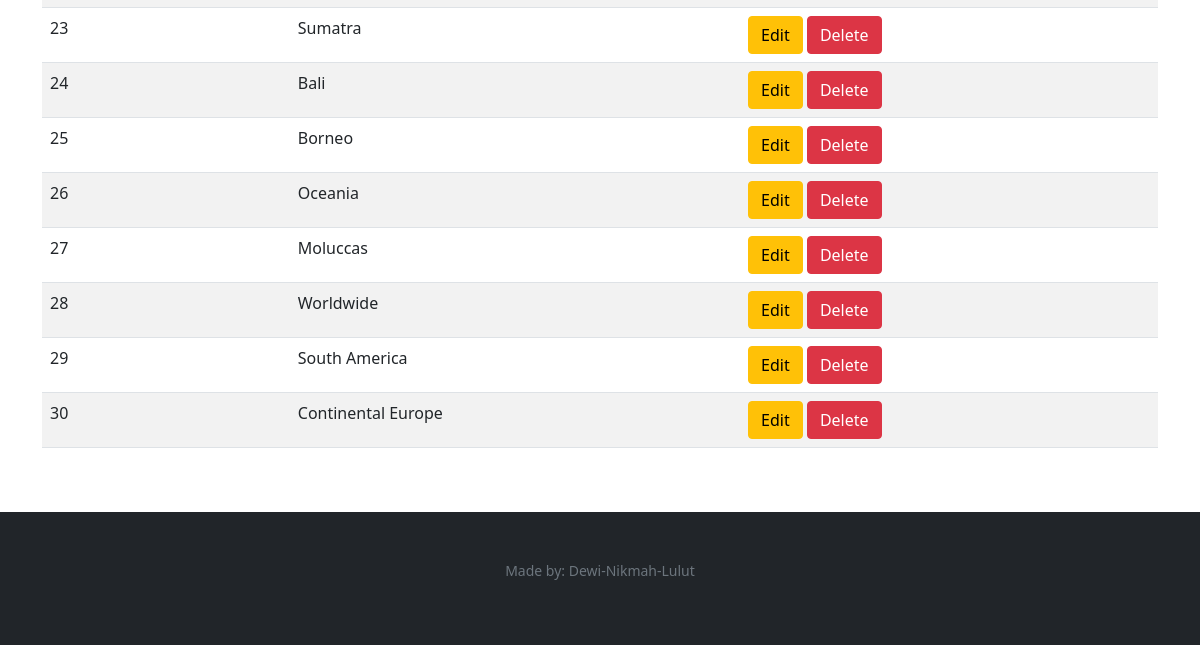
Page /admin/origins (signed in, lower part) on the earlier database version.
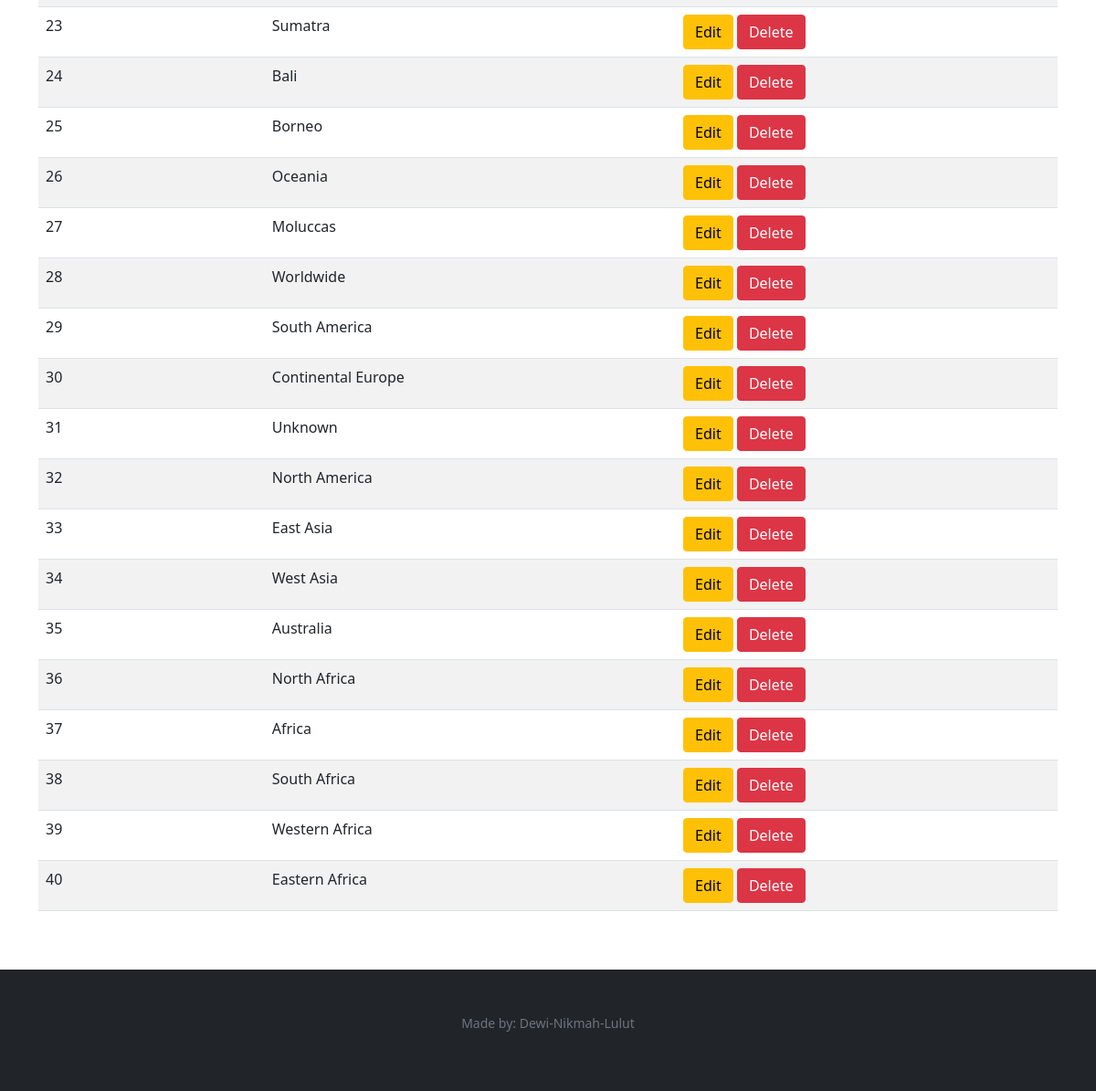
Same page on the later database version.
### tables this page shows
CREATE TABLE "origins" (
	"id"	integer NOT NULL,
	"origin"	varchar NOT NULL,
	"created_at"	datetime DEFAULT CURRENT_TIMESTAMP,
	"updated_at"	datetime DEFAULT CURRENT_TIMESTAMP,
	PRIMARY KEY("id" AUTOINCREMENT)
);

### app.py (the view, shortened to what this page needs)
@app.route("/admin/origins", methods=["GET", "POST"])
@login_admin_required
def origins():
    if request.method=="GET":
        origins = db.execute("select id, origin from origins")
        return render_template("/admin/origins.html", origins = origins)

### app.py (called while the page is built)
@app.after_request
def after_request(response):
    response.headers["Cache-Control"] = "no-cache, no-store, must-revalidate"
    response.headers["Expires"] = 0
    response.headers["Pragma"] = "no-cache"
    return response

### helpers.py (called while the page is built)
def login_admin_required(f):
    @wraps(f)
    def decorated_function(*args, **kwargs):
        if session.get("role") != 'admin':
            return redirect("/login")
        return f(*args, **kwargs)
    return decorated_function

### templates/admin/origins.html (shortened to what this page needs)
{% extends "layout_admin.html" %}
{% block main %}
<div class="container-sm mt-3">
    <table class="table table-striped table-hover">
        <tbody>
            {% for origin in origins %}
            <tr>
                <td>{{ origin["id"] }}</td>
                <td>{{ origin["origin"] }}</td>
                <td>
                    <a href="/admin/origins/{{ origin['id'] }}/edit" class="btn btn-warning">Edit</a>
                    <a href="/admin/origins/{{ origin['id'] }}/delete" onclick="return confirm('Are you sure you want to delete this item?');" class="btn btn-danger">Delete</a>
                </td>
            </tr>
            {% endfor %}
        </tbody>
    </table>
</div>
{% endblock %}

Differences in the rows shown:
added origins: id "31", origin "Unknown"
added origins: id "32", origin "North America"
added origins: id "33", origin "East Asia"
added origins: id "34", origin "West Asia"
added origins: id "35", origin "Australia"
added origins: id "36", origin "North Africa"
added origins: id "37", origin "Africa"
added origins: id "38", origin "South Africa"
added origins: id "39", origin "Western Africa"
added origins: id "40", origin "Eastern Africa"
